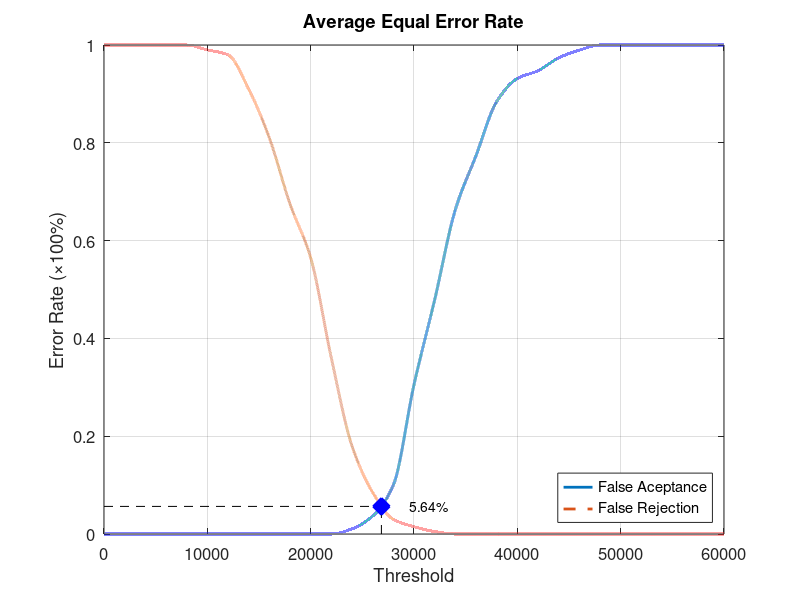
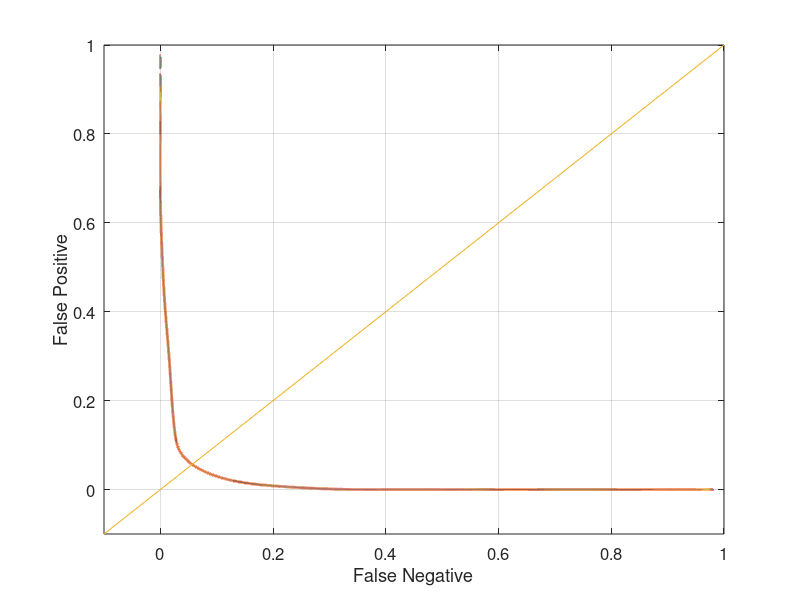

Source code (MATLAB) for these figures, in order:
function yEER = Database4_3
close all;
clear;
clc;
x = 0:2000:60000;
xq = 0:0.5:60000;

y0 = [0 0 0 0 0 0 0 0 0 0 0 0 0.0105263 0.0368421 0.1 0.305263 0.478947 0.663158 0.773684 0.884211 0.931579 0.947368 0.973684 0.989474 1 1 1 1 1 1 1];
yy0 = interp1(x, y0, xq, 'pchip');
y1 = [1 1 1 1 1 0.99 0.98 0.91 0.81 0.675 0.565 0.36 0.18 0.085 0.03 0.015 0.005 0 0 0 0 0 0 0 0 0 0 0 0 0 0];
yy1 = interp1(x, y1, xq, 'pchip');

% Calculating EER: 
y2 = abs(y0 - y1);
find(y2 == min(y2))
yy2 = abs(yy0 - yy1);
xEER = find(yy2 == min(yy2));
xEERIndex = xq(xEER) % X-axis EER
yEER = yy0(xEER) % Y-axis EER

main = figure
plot(xq, yy0,'-','LineWidth', 2);	hold on
plot(xq, yy1,'--','LineWidth', 2);	hold on
plot([xEERIndex xEERIndex], [0 yEER], 'k--');	hold on
plot([0 xEERIndex], [yEER yEER], 'k--');	hold on
plot(xEERIndex, yEER, 'bx', 'LineWidth', 10);	hold on
text(xEERIndex + 10 * xEERIndex / 100, yEER, [num2str(round((10000 * yEER)) / 100) '%'])
legend('False Aceptance', 'False Rejection', 'Location', 'SouthEast')
xlabel('Threshold')
ylabel('Error Rate (\times100%)')
title('Average Equal Error Rate')
set(gca, 'FontSize', 12)
axis([0 60000 0 1])
grid on

print(main, 'Database4_3Main', '-dpng');
FNRxFPR = figure('Color', [1 1 1]);
plot(yy1, yy0, '-', yy1, yy0, 'LineWidth', 2);
hold on
y = -0.1:0.1:1
plot(y, y); 
set(gca, 'FontSize', 12)
xlabel('False Negative')
ylabel('False Positive')
axis([-0.1 1 -0.1 1])
set(gca, 'FontSize', 12)
grid on

print(FNRxFPR, 'Database4_3FNRxFPR','-dpng');
end
